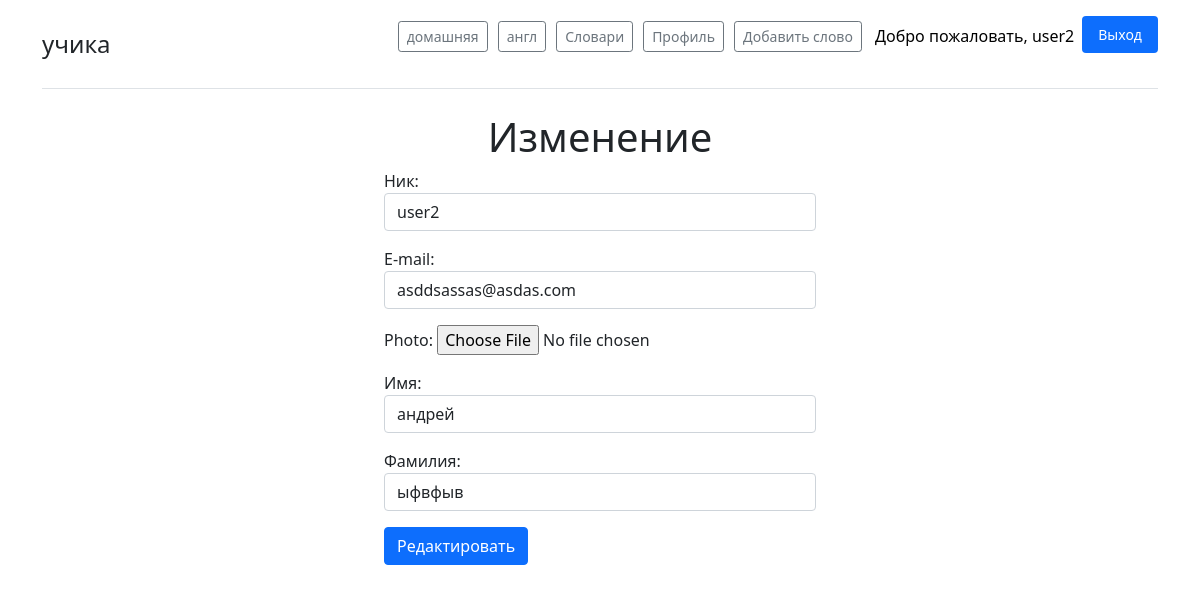
The page /changeprofile (signed in) on the database its author committed.
### users/models.py (models this page shows)
class CustomUser(AbstractUser):
    words = models.ManyToManyField(KnownWords, blank=True)
    word_id = models.IntegerField('id текущего слова', default=-1)
    words_points = models.IntegerField('Очков в словах', default=0)
    words_points_record = models.IntegerField('Рекорд в очках', default=0)
    photo = models.ImageField(upload_to='photos', default='photos/base.jpg')
    dict_words = models.ManyToManyField(DictWord, blank=True)
    id_dict_words = models.ManyToManyField(DictWordId, blank=True)

### users/views.py (the view)
# urls.py: path('changeprofile', views.changeprofile, name='changeprofile'),
def changeprofile(request):
    if request.user.is_authenticated:
        if request.method == 'POST':
            form = CustomUserChangeForm(request.POST, request.FILES, instance=request.user)
            if form.is_valid():
                form.save()
                messages.success(request, 'Успешное изменение')
                return redirect('profile')
            else:
                messages.error(request, 'Ошибка в изменение')
        else:
            data = CustomUser.objects.get(id=request.user.id)
            form = CustomUserChangeForm()
            form = CustomUserChangeForm(initial={'username': data.username, 'first_name': data.first_name,
                                                 'last_name': data.last_name, 'email': data.email})
        context = {'title': 'Регистрация', 'form': form}
        return render(request, 'new_project/changeprofile.html', context)
    else:
        context = {'title': 'Домашняя страница'}
        return render(request, 'new_project/home.html', context)

### users/forms.py
class CustomUserChangeForm(ModelForm):
    username = CharField(label='Ник', widget=TextInput(attrs={'class': 'form-control', 'autocomplete': 'off',
                                                              'autofocus': None}))
    first_name = CharField(label='Имя', required=False, widget=TextInput(attrs={'class': 'form-control'}))
    last_name = CharField(label='Фамилия', required=False, widget=TextInput(attrs={'class': 'form-control'}))
    email = EmailField(label='E-mail', required=False, widget=EmailInput(attrs={'class': 'form-control'}))
    class Meta:
        model = CustomUser
        fields = ('username', 'email', 'photo', 'first_name', 'last_name')

### users/templates/new_project/changeprofile.html (shortened to what this page needs)
{% extends 'new_project/base.html' %}
{% block content %}
<div class="registration_body">
    <h1 align="center">Изменение</h1>
    <form method='post' class="registration_body" enctype="multipart/form-data">
        {{ form.as_p  }}
        <button type="submit" class="btn btn-primary btn-block" >Редактировать</button>
    </form>
</div>
{% endblock %}

### users/templates/new_project/base.html (shortened to what this page needs)
<!DOCTYPE html>
<html lang="en">
{% load static %}
<head>
    <link rel="stylesheet" href="https://cdn.jsdelivr.net/npm/bootstrap@5.1.3/dist/css/bootstrap.min.css ">
    <link rel="stylesheet" href="{% static 'css/stylesheet.css' %}">
</head>
<body>
    <div class="container">
        <header class="d-flex flex-wrap justify-content-center py-3 mb-4 border-bottom">
      <a href="/" class="d-flex align-items-center mb-3 mb-md-0 me-md-auto text-dark text-decoration-none">
        <span class="fs-4 ml-10">учика</span>
      </a>
      <ul class="nav nav-pills ">
            <li><a href="{% url 'home' %}" class="btn btn-outline-secondary m5 btn-sm">домашняя</a></li>
            {% if request.user.is_authenticated %}
              <li><a href="{% url 'english' %}" type="button" class="btn btn-outline-secondary m5 btn-sm">англ</a></li>
              <li><a href="{% url 'dicts' %}" type="button" class="btn btn-outline-secondary m5 btn-sm">Словари</a></li>
              <li><a href="{% url 'profile' %}" type="button" class="btn btn-outline-secondary m5 btn-sm">Профиль</a></li>
            {% if request.user.is_staff %}
            <li><a  href="{% url 'create' %}" type="button" class="btn btn-outline-secondary  m5 btn-sm">Добавить слово</a></li>
            {%endif%}
            <p class="welcome px-2 link-secondary" >Добро пожаловать, {{user.username}}</p>
            <li><a href="{% url 'logout' %}" class="nav-link active btn-sm">Выход</a></li>
            {% else %}
            <li><a href="{% url 'login' %}" class="nav-link active btn-sm m5">Вход</a></li>
            <li><a href="{% url 'registration' %}" class="nav-link active btn-sm m5">Регистрация</a></li>
            {% endif %}
      </ul>
    </header>
    </div>
    <div class="">
        {% block content %}{% endblock %}
    </div>
</body>
</html>

### static/css/stylesheet.css (style rules this page uses)
.m5 { margin: 5px; }
html { min-width: 1000px; }
.container:after, .row:after { content: ""; display: table; clear: both; }
.registration_body { width: 60%; front-size: 100px; margin: 0% 20% auto 20%; }
.welcome { display: block; padding: 0.5rem 1rem; color: black; text-decoration: none; transition: color .15s ease-in-out,background-color .15s ease-in-out,border-color .15s ease-in-out; }
.ml-10 { margin: 5px, 0, 0, 0; }

### rows shown on the page
CustomUser: username "user2", email "asddsassas@asdas.com", first_name "андрей", last_name "ыфвфыв"
